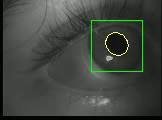
#> input picture frame 16 of geetee/tracking.mov, 162 x 120 px, given in place of gaze.mov, which was not available
$ python testcorners.py
#> lines starting #> are read from the running program, lines starting #| are printed output that depends on the picture; pictures that were not available may be replaced by others from this repository, and a replacement may not be noted
### build/lib/geetee/gtIO.py
#!/opt/local/bin/python
#
# Load a single video frame from an image file
# - optional border trim border argument
#
# USAGE : geetee_TestFrame.py <Test Frame Image>
#
# AUTHOR : Mike Tyszka
# PLACE  : Caltech
# DATES  : 2014-05-07 JMT From scratch
#
# This file is part of geetee.
#
#    geetee is free software: you can redistribute it and/or modify
#    it under the terms of the GNU General Public License as published by
#    the Free Software Foundation, either version 3 of the License, or
#    (at your option) any later version.
#
#    geetee is distributed in the hope that it will be useful,
#    but WITHOUT ANY WARRANTY; without even the implied warranty of
#    MERCHANTABILITY or FITNESS FOR A PARTICULAR PURPOSE.  See the
#    GNU General Public License for more details.
#
#    You should have received a copy of the GNU General Public License
#   along with geetee.  If not, see <http://www.gnu.org/licenses/>.
#
# Copyright 2014 California Institute of Technology.

import os
import cv2
import numpy as np
import ConfigParser

# [19 lines left out: function LoadImage, not called in this run]

#
# Load a single frame from a video stream
# - convert to float32 grayscale
# - trim border (optional)
# - downsample (optional)
#
def LoadVideoFrame(v_in, scale = 1, border = 0):

#> called with scale = 4, border = 16
    status, fr = v_in.read()
#> fr is the input picture: shape (120, 162, 3); mean B, G, R 62.7, 68.7, 64.1

    if status:

        # Convert to grayscale
        fr = cv2.cvtColor(fr, cv2.COLOR_RGB2GRAY)
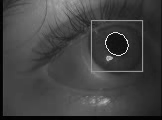
#> fr: shape (120, 162); min 0, max 237, mean 66.5

        # Trim border first
        fr_trim = TrimBorder(fr, border)

        # Get trimmed frame size
        nx, ny = fr_trim.shape[1], fr_trim.shape[0]

        # Calculate downsampled matrix
        nxd, nyd = int(nx/float(scale)), int(ny/float(scale))

        # Downsample
        frame = cv2.resize(fr_trim, (nxd, nyd))

    else:

        frame = np.zeros((480, 720))

    return status, frame

#
# Trim border of video frame (typically introduced by video conversion)
# - Assumes single channel grayscale image
#
def TrimBorder(frame, border = 0):

#> called with border = 16
    if border > 0:

        # Get image dimension
        nx, ny = frame.shape[1], frame.shape[0]
#> nx = 162; ny = 120

        # Set bounding box
        x0 = border
        y0 = border
        x1 = nx - border
#> x1 = 146
        y1 = ny - border
#> y1 = 104

        # Make sure bounds are inside image
        x0 = x0 if x0 > 0 else 0
        x1 = x1 if x1 < nx else nx-1
        y0 = y0 if y0 > 0 else 0
        y1 = y1 if y1 < ny else ny-1

        # Crop and return
        return frame[y0:y1, x0:x1]
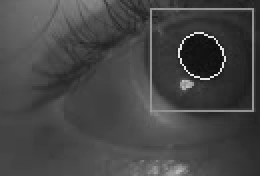
#> returned value: shape (88, 130) (shown 2 times larger); min 10, max 237, mean 69.9

    else:

        return frame

#
# Load setup file for complete ET pipeline
#
# [44 lines left out: functions LoadConfig, InitConfig, not called in this run]

#
# Pupilometry CSV IO
#
def ReadPupilometry(pupils_csv):

    return np.genfromtxt(pupils_csv, delimiter = ',', unpack = True)

#
# Safe mkdir - from http://code.activestate.com/recipes/82465-a-friendly-mkdir/
#
# [16 lines left out: function _mkdir, not called in this run]

### build/lib/geetee/testcorners.py
#!/opt/local/bin/python
#
# Test head motion correction
#
# USAGE : testmoco.py
#
# AUTHOR : Mike Tyszka
# PLACE  : Caltech
# DATES  : 2014-05-15 JMT From scratch
#
# This file is part of geetee.
#
#    geetee is free software: you can redistribute it and/or modify
#    it under the terms of the GNU General Public License as published by
#    the Free Software Foundation, either version 3 of the License, or
#    (at your option) any later version.
#
#    geetee is distributed in the hope that it will be useful,
#    but WITHOUT ANY WARRANTY; without even the implied warranty of
#    MERCHANTABILITY or FITNESS FOR A PARTICULAR PURPOSE.  See the
#    GNU General Public License for more details.
#
#    You should have received a copy of the GNU General Public License
#   along with geetee.  If not, see <http://www.gnu.org/licenses/>.
#
# Copyright 2014 California Institute of Technology.

import sys
import numpy as np
import cv2
import gtIO

def main():

    # Border and scaling
    scale = 4
    border = 16

    # params for Shi-Tomasi corner detection
    feature_params = dict(maxCorners = 25,
                          qualityLevel = 0.01,
                          minDistance = 10,
                          blockSize = 10)

    # Parameters for lucas-Kanade optical flow
    lk_params = dict(winSize  = (15,15),
                     maxLevel = 2,
                     criteria = (cv2.TERM_CRITERIA_EPS | cv2.TERM_CRITERIA_COUNT, 10, 0.03))

    # Example calibration video
    # v_in_file = '/Users/jmt/Data/Eye_Tracking/Groups/Jaron/videos/04axa_cal1_choice1/cal.mov'
    v_in_file = '/Users/jmt/Data/Eye_Tracking/Groups/Jaron/videos/04axa_cal1_choice1/gaze.mov'

    # Open video
    try:
        v_in = cv2.VideoCapture(v_in_file)
    except:
        sys.exit(1)

    if not v_in.isOpened():
        sys.exit(1)

    # Load initial frame and find corners
    keep_going, I_old = gtIO.LoadVideoFrame(v_in, scale, border)
#> in LoadVideoFrame, `frame = cv2.resize(fr_trim, (nxd, nyd))`:
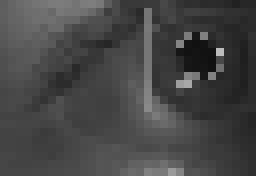
#> frame: shape (22, 32) (shown 8 times larger); min 16, max 188, mean 69.6
#> keep_going = True

    if keep_going:
        p_old = cv2.goodFeaturesToTrack(I_old, mask = None, **feature_params)
#> p_old = [[24, 9], [15, 1], [19, 18], [3, 2]]

    while keep_going:

        keep_going, I_new = gtIO.LoadVideoFrame(v_in, scale, border)

        if keep_going:

            # Calculate sparse optical flow from previous frame
            p_new, st, err = cv2.calcOpticalFlowPyrLK(I_old, I_new, p_old, None, **lk_params)

            # Select good points
            good_new = p_new[st == 1]
            good_old = p_old[st == 1]

            # Mean displacement
            dx, dy = np.mean(good_new - good_old, axis = 0)

            print('%6.1f, %6.1f' % (dx, dy))

            # Now update the previous frame and previous points
            I_old = I_new.copy()
            p_old = good_new.reshape(-1,1,2)
#> this loop made 30 passes
#> (p_new, st, err, good_old, dx, dy, p_old) on pass 22: ([[24.13, 8.93], [21.31, -8.9], [19.37, 17.85], [3, 1.39]], [1, 0, 1, 1], [7.17, 3.38, 0.68, 0.949], [[23.98, 8.89], [19.42, 17.85], [2.95, 1.32]], 0.0494, 0.0372, [[24.13, 8.93], [19.37, 17.85], [3, 1.39]])
#> (st, err, good_old, dx, dy, p_old) on passes 1 to 3: ([1, 1, 1, 1], [1.95, 0.609, 0.512, 0.313], [[24, 9], [15, 1], [19, 18], [3, 2]], -0.009, 0.0224, [[23.97, 9.06], [15, 0.993], [19.02, 18.04], [2.97, 2]]), ([1, 1, 1, 1], [1.94, 0.678, 0.24, 0.168], [[23.97, 9.06], [15, 0.993], [19.02, 18.04], [2.97, 2]], 0.00468, 0.0363, [[23.98, 9.18], [15, 1.03], [19.02, 18.04], [2.99, 1.99]]), ([1, 1, 1, 1], [2.34, 2.27, 0.417, 0.25], [[23.98, 9.18], [15, 1.03], [19.02, 18.04], [2.99, 1.99]], 0.0178, -0.0592, [[23.98, 9.06], [15.08, 0.906], [18.99, 18.05], [3, 1.98]])
#|   -0.0,    0.0
#|    0.0,    0.0
#|    0.0,   -0.1
#|   -0.0,    0.1
#|   -0.2,    0.2
#|   -0.0,    0.0
#|    0.1,   -0.1
#|   -0.0,   -0.1
#> (further printed lines are left out)
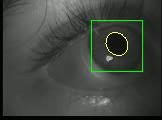
#> input picture frame 18 of geetee/tracking.mov, 162 x 120 px, given in place of gaze.mov, which was not available
#> after the loop:
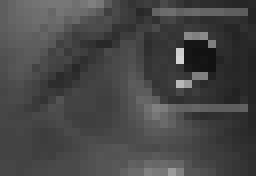
#> I_old: shape (22, 32) (shown 8 times larger); min 17, max 210, mean 69.9


    # Close video stream
    v_in.release()

# This is the standard boilerplate that calls the main() function.
if __name__ == '__main__':
    main()

$ run again, starting later in the video
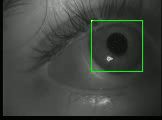
#> input picture frame 75 of geetee/tracking.mov, 162 x 120 px, given in place of gaze.mov, which was not available
#> in LoadVideoFrame, fr is the input picture: shape (120, 162, 3); mean B, G, R 62.1, 67.6, 63
#> fr: shape (120, 162)
#> in main, `keep_going, I_old = gtIO.LoadVideoFrame(v_in, scale, border)`: keep_going = True
#> in main, `p_old = cv2.goodFeaturesToTrack(I_old, mask = None, **feature_params)`: p_old = [[22, 8], [19, 18], [3, 2], [6, 12]]
#> the loop in main, `while keep_going: ` made 30 passes
#> (err, good_old, dx, dy, p_old) on passes 1 to 2: ([8.51, 1.06, 0.366, 0.442], [[22, 8], [19, 18], [3, 2], [6, 12]], -0.0122, 0.0376, [[22.03, 8.09], [18.95, 18.01], [2.98, 2.02], [5.99, 12.02]]), ([6.37, 0.829, 0.201, 0.245], [[22.03, 8.09], [18.95, 18.01], [2.98, 2.02], [5.99, 12.02]], -0.00931, -0.00269, [[21.97, 8.09], [18.97, 17.99], [2.98, 2.03], [6, 12.03]])
#> (printed output is left out)
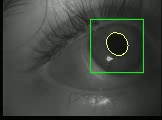
#> input picture frame 76 of geetee/tracking.mov, 162 x 120 px, given in place of gaze.mov, which was not available
#> after the loop in main, `while keep_going:`:
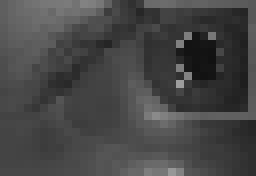
#> I_old: shape (22, 32) (shown 8 times larger); min 17, max 158, mean 70

$ run again, starting later in the video
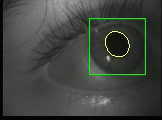
#> input picture frame 134 of geetee/tracking.mov, 162 x 120 px, given in place of gaze.mov, which was not available
#> in LoadVideoFrame, fr is the input picture: shape (120, 162, 3); mean B, G, R 62.2, 68.4, 63.5
#> fr: shape (120, 162)
#> in main, `keep_going, I_old = gtIO.LoadVideoFrame(v_in, scale, border)`: keep_going = True
#> in main, `p_old = cv2.goodFeaturesToTrack(I_old, mask = None, **feature_params)`: p_old = [[26, 11], [25, 1], [12, 14], [2, 3]]
#> the loop in main, `while keep_going: ` made 30 passes
#> (err, good_old, dx, dy, p_old) on passes 1, 4: ([3.62, 5.57, 0.55, 0.555], [[26, 11], [25, 1], [12, 14], [2, 3]], 0.0123, 0.0061, [[25.99, 10.94], [25.08, 1.1], [11.97, 14.01], [2.01, 2.97]]), ([3.12, 6.69, 0.56, 0.666], [[26.16, 11.05], [25.14, 1.1], [11.96, 13.93], [2.11, 2.79]], 0.0205, 0.0348, [[26.16, 11.07], [25.26, 1.34], [11.96, 13.9], [2.08, 2.7]])
#> (printed output is left out)
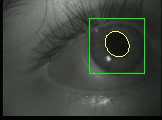
#> input picture frame 135 of geetee/tracking.mov, 162 x 120 px, given in place of gaze.mov, which was not available
#> after the loop in main, `while keep_going:`:
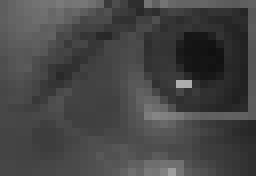
#> I_old: shape (22, 32) (shown 8 times larger); min 16, max 173, mean 69.3
